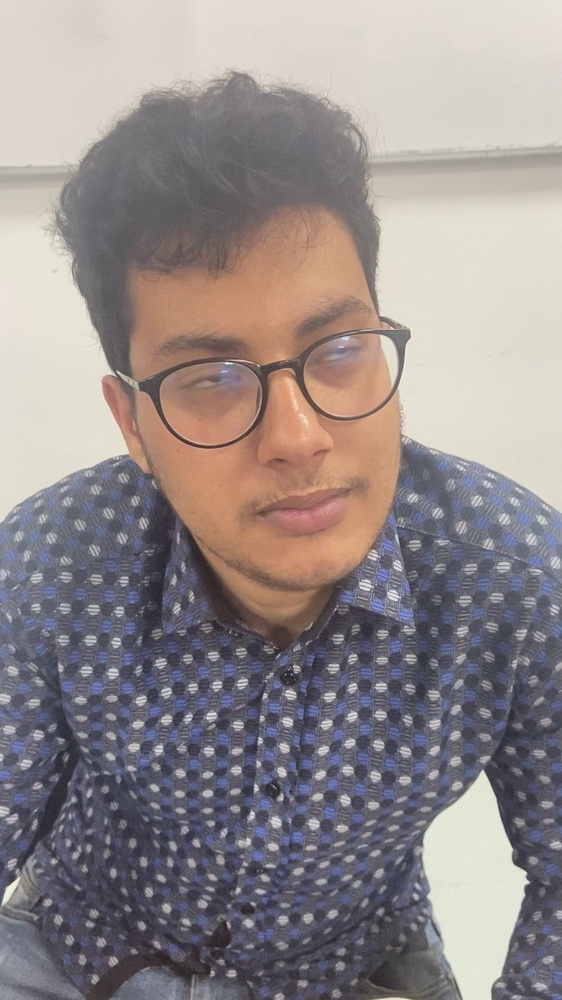
#> input picture dataset/etudiant.1.14.jpg, 562 x 1000 px, shrunk from 1080 x 1920 before the run; its folder holds 4 pictures in this run
$ python training.py
#> lines starting #> are read from the running program, lines starting #| are printed output that depends on the picture
import cv2
import os
import numpy as np
from PIL import Image


#vérification de l'existence du dossier à partie de son chemin
def assure_path_exists(path):
    dir = os.path.dirname(path)
    if not os.path.exists(dir):
        os.makedirs(dir)

# LBPH = Local Binary Patterns Histograms
recognizer = cv2.face.LBPHFaceRecognizer_create()

detector = cv2.CascadeClassifier("face_detection.xml")

def getImagesAndLabels(path):

#> called with path = 'dataset'
    imagePaths = [os.path.join(path,f) for f in os.listdir(path)]

    faceSamples=[]
    ids = []

    for imagePath in imagePaths:
        print("traitement de : " + imagePath)
        PIL_img = Image.open(imagePath).convert('L')
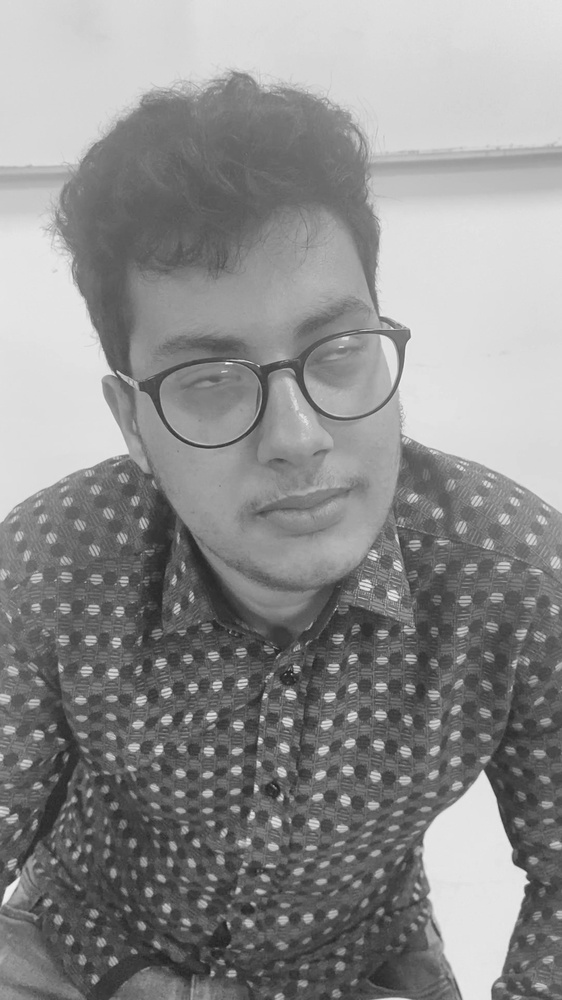
#> PIL_img: PIL image 562x1000 L; min 28, max 254, mean 141.8

        img_numpy = np.array(PIL_img,'uint8')

        id = int(os.path.split(imagePath)[-1].split(".")[1])

        faces = detector.detectMultiScale(img_numpy)
#> faces = [[109, 239, 326, 326]]

        for (x,y,w,h) in faces:
            faceSamples.append(img_numpy[y:y+h,x:x+w])

            ids.append(id)
#> this loop made 1 pass
#> after the loop, faceSamples = 1 item; ids = [1]
#> pass 2 of the loop in getImagesAndLabels, `for imagePath in imagePaths:`:
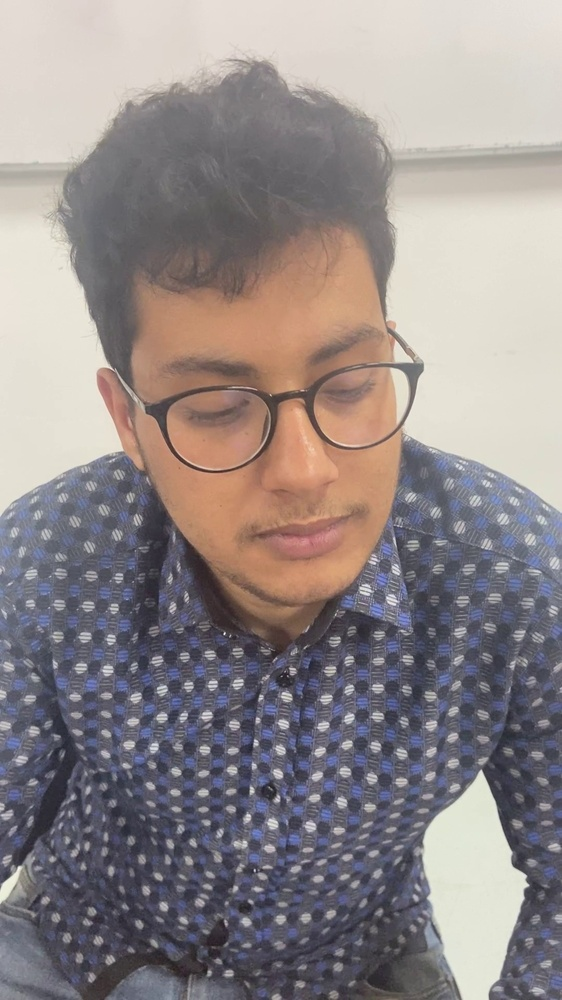
#> input picture dataset/etudiant.1.16.jpg, 562 x 1000 px, shrunk from 1080 x 1920 before the run
#> in getImagesAndLabels, `PIL_img = Image.open(imagePath).convert('L')`:
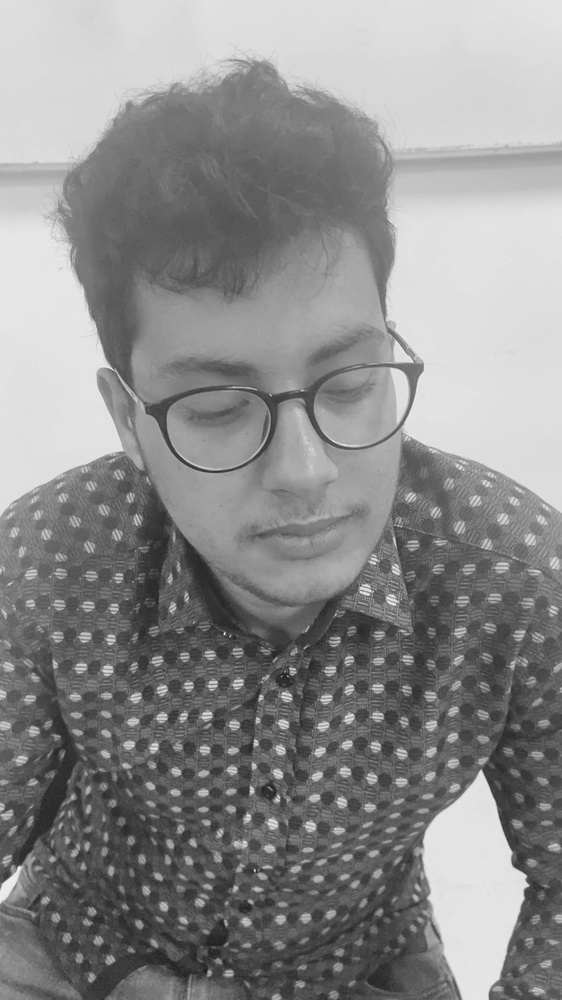
#> PIL_img: PIL image 562x1000 L; min 28, max 249, mean 140.2
#> faces = [[108, 257, 354, 354]]
#> the loop in getImagesAndLabels, `for (x,y,w,h) in faces:` made 1 pass
#> after the loop in getImagesAndLabels, `for (x,y,w,h) in faces:`: faceSamples = 2 items; ids = [1, 1]
#> pass 3 of the loop in getImagesAndLabels, `for imagePath in imagePaths:`:
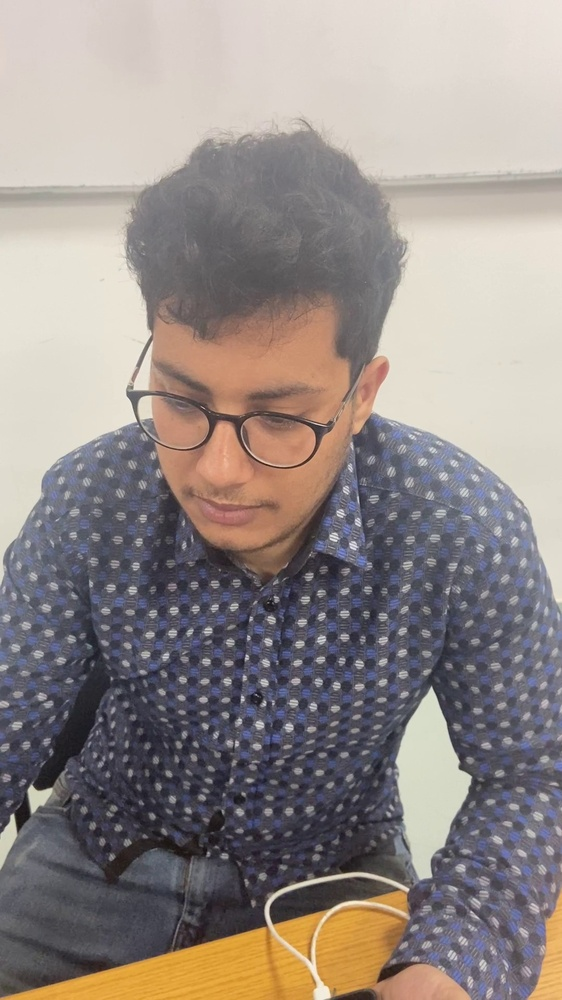
#> input picture dataset/etudiant.1.30.jpg, 562 x 1000 px, shrunk from 1080 x 1920 before the run
#> in getImagesAndLabels, `PIL_img = Image.open(imagePath).convert('L')`:
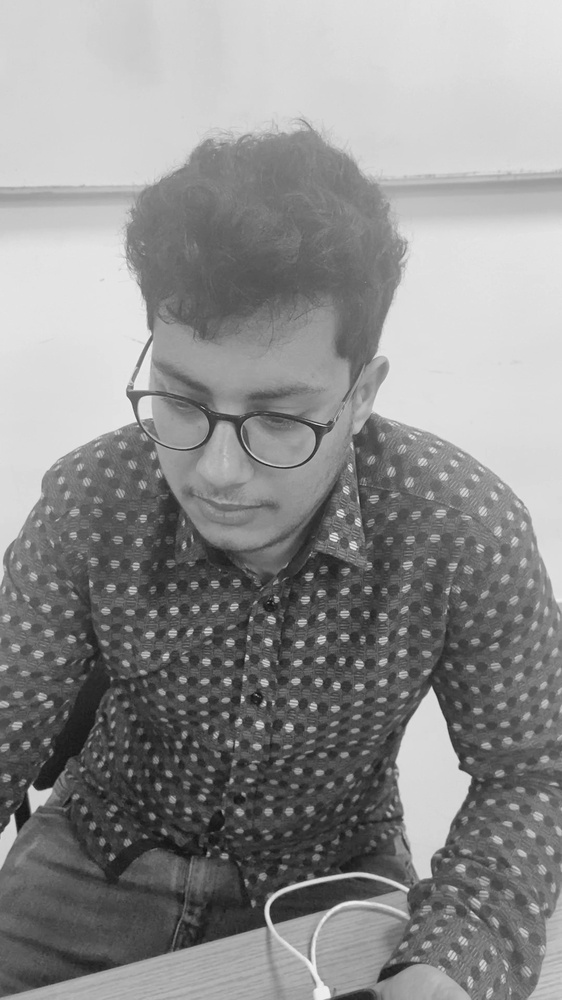
#> PIL_img: PIL image 562x1000 L; min 14, max 243, mean 142.2
#> faces = [[113, 317, 245, 245]]
#> the loop in getImagesAndLabels, `for (x,y,w,h) in faces:` made 1 pass
#> after the loop in getImagesAndLabels, `for (x,y,w,h) in faces:`: faceSamples = 3 items; ids = [1, 1, 1]
#> the loop made 4 passes; the first 3 are shown

    return faceSamples,ids


faces,ids = getImagesAndLabels('dataset')

# Entrainement du modèle
print("Training ...\nWAIT !")
recognizer.train(faces, np.array(ids))

# Sauvegarder le modèle dans un fichier yaml
assure_path_exists('saved_model/')
recognizer.write('saved_model/s_model.yml')
